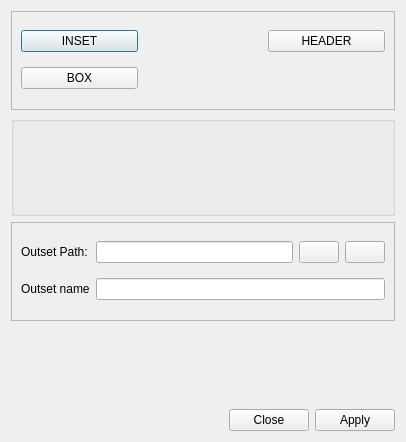
<?xml version="1.0" encoding="UTF-8"?>
<ui version="4.0">
 <class>viewtask</class>
 <widget class="QDialog" name="viewtask">
  <property name="geometry">
   <rect>
    <x>0</x>
    <y>0</y>
    <width>406</width>
    <height>442</height>
   </rect>
  </property>
  <property name="windowTitle">
   <string>TASK</string>
  </property>
  <layout class="QVBoxLayout" name="verticalLayout">
   <item>
    <widget class="QFrame" name="frame">
     <property name="frameShape">
      <enum>QFrame::StyledPanel</enum>
     </property>
     <property name="frameShadow">
      <enum>QFrame::Raised</enum>
     </property>
     <layout class="QGridLayout" name="gridLayout">
      <item row="0" column="0">
       <widget class="QPushButton" name="insetButton">
        <property name="text">
         <string>INSET</string>
        </property>
       </widget>
      </item>
      <item row="0" column="2">
       <widget class="QPushButton" name="headerButton">
        <property name="text">
         <string>HEADER</string>
        </property>
       </widget>
      </item>
      <item row="1" column="0">
       <widget class="QPushButton" name="boxButton">
        <property name="text">
         <string>BOX</string>
        </property>
       </widget>
      </item>
      <item row="0" column="1">
       <widget class="QLabel" name="insetLabel">
        <property name="text">
         <string/>
        </property>
       </widget>
      </item>
      <item row="1" column="1">
       <widget class="QLabel" name="boxLabel">
        <property name="text">
         <string/>
        </property>
       </widget>
      </item>
     </layout>
    </widget>
   </item>
   <item>
    <widget class="QGroupBox" name="groupBox_3">
     <property name="title">
      <string/>
     </property>
     <layout class="QHBoxLayout" name="horizontalLayout"/>
    </widget>
   </item>
   <item>
    <widget class="QFrame" name="frame_2">
     <property name="frameShape">
      <enum>QFrame::StyledPanel</enum>
     </property>
     <property name="frameShadow">
      <enum>QFrame::Raised</enum>
     </property>
     <layout class="QGridLayout" name="gridLayout_2">
      <item row="1" column="0">
       <widget class="QLabel" name="label_7">
        <property name="text">
         <string>Outset name</string>
        </property>
       </widget>
      </item>
      <item row="1" column="2" colspan="3">
       <widget class="QLineEdit" name="outsetLine"/>
      </item>
      <item row="0" column="0">
       <widget class="QLabel" name="label">
        <property name="text">
         <string>Outset Path:</string>
        </property>
       </widget>
      </item>
      <item row="0" column="2">
       <widget class="QLineEdit" name="lineEdit"/>
      </item>
      <item row="0" column="3">
       <widget class="QPushButton" name="browserButton">
        <property name="text">
         <string/>
        </property>
        <property name="icon">
         <iconset resource="../resources.qrc">
          <normaloff>:/fileopen.png</normaloff>:/fileopen.png</iconset>
        </property>
       </widget>
      </item>
      <item row="0" column="4">
       <widget class="QPushButton" name="replaceButton">
        <property name="text">
         <string/>
        </property>
        <property name="icon">
         <iconset resource="../resources.qrc">
          <normaloff>:/replace.jpg</normaloff>:/replace.jpg</iconset>
        </property>
       </widget>
      </item>
     </layout>
    </widget>
   </item>
   <item>
    <widget class="QFrame" name="advise_panel">
     <property name="enabled">
      <bool>true</bool>
     </property>
     <property name="sizePolicy">
      <sizepolicy hsizetype="Preferred" vsizetype="Maximum">
       <horstretch>0</horstretch>
       <verstretch>0</verstretch>
      </sizepolicy>
     </property>
     <property name="frameShape">
      <enum>QFrame::NoFrame</enum>
     </property>
     <property name="frameShadow">
      <enum>QFrame::Raised</enum>
     </property>
     <layout class="QVBoxLayout" name="advise_panel_layout">
      <item>
       <widget class="QLabel" name="status">
        <property name="text">
         <string/>
        </property>
       </widget>
      </item>
      <item>
       <widget class="QLabel" name="errorMsg">
        <property name="text">
         <string/>
        </property>
       </widget>
      </item>
      <item>
       <widget class="QFrame" name="extra_panel">
        <property name="sizePolicy">
         <sizepolicy hsizetype="Preferred" vsizetype="Maximum">
          <horstretch>0</horstretch>
          <verstretch>0</verstretch>
         </sizepolicy>
        </property>
        <property name="frameShape">
         <enum>QFrame::NoFrame</enum>
        </property>
        <property name="frameShadow">
         <enum>QFrame::Raised</enum>
        </property>
        <layout class="QVBoxLayout" name="extra_panel_layout"/>
       </widget>
      </item>
     </layout>
    </widget>
   </item>
   <item>
    <widget class="QDialogButtonBox" name="buttonBox">
     <property name="orientation">
      <enum>Qt::Horizontal</enum>
     </property>
     <property name="standardButtons">
      <set>QDialogButtonBox::Apply|QDialogButtonBox::Close</set>
     </property>
    </widget>
   </item>
  </layout>
 </widget>
 <resources>
  <include location="../resources.qrc"/>
 </resources>
 <connections>
  <connection>
   <sender>buttonBox</sender>
   <signal>accepted()</signal>
   <receiver>viewtask</receiver>
   <slot>accept()</slot>
   <hints>
    <hint type="sourcelabel">
     <x>248</x>
     <y>254</y>
    </hint>
    <hint type="destinationlabel">
     <x>157</x>
     <y>274</y>
    </hint>
   </hints>
  </connection>
  <connection>
   <sender>buttonBox</sender>
   <signal>rejected()</signal>
   <receiver>viewtask</receiver>
   <slot>reject()</slot>
   <hints>
    <hint type="sourcelabel">
     <x>316</x>
     <y>260</y>
    </hint>
    <hint type="destinationlabel">
     <x>286</x>
     <y>274</y>
    </hint>
   </hints>
  </connection>
 </connections>
</ui>
